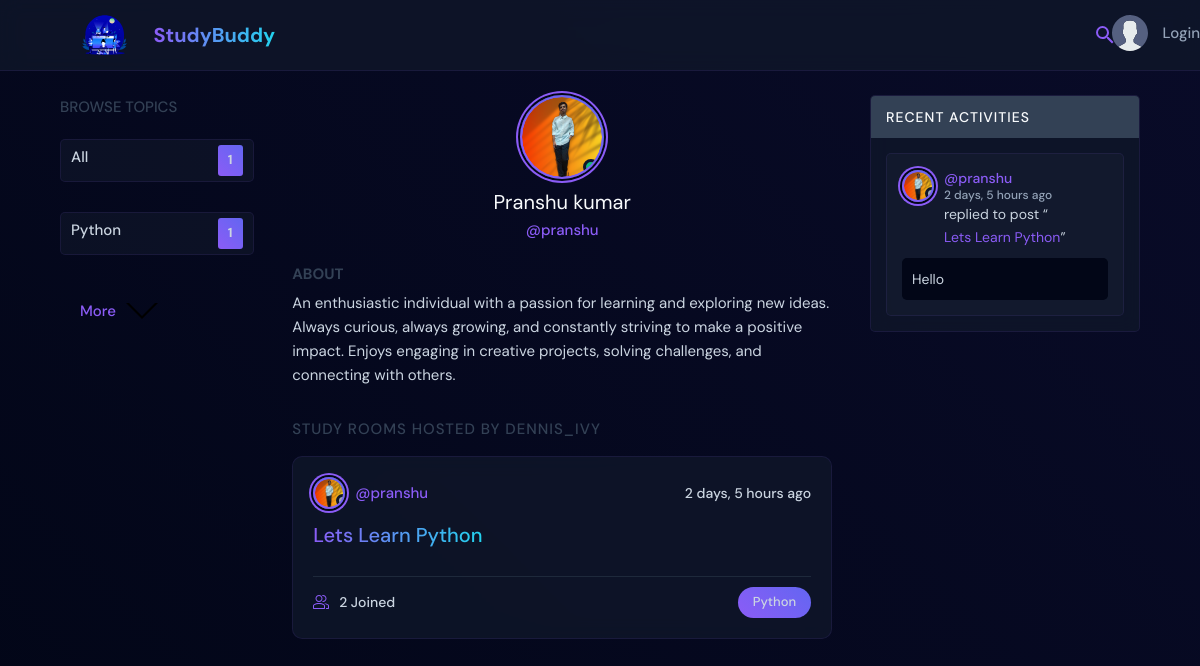
Page /profile/1/ on the earlier database version.
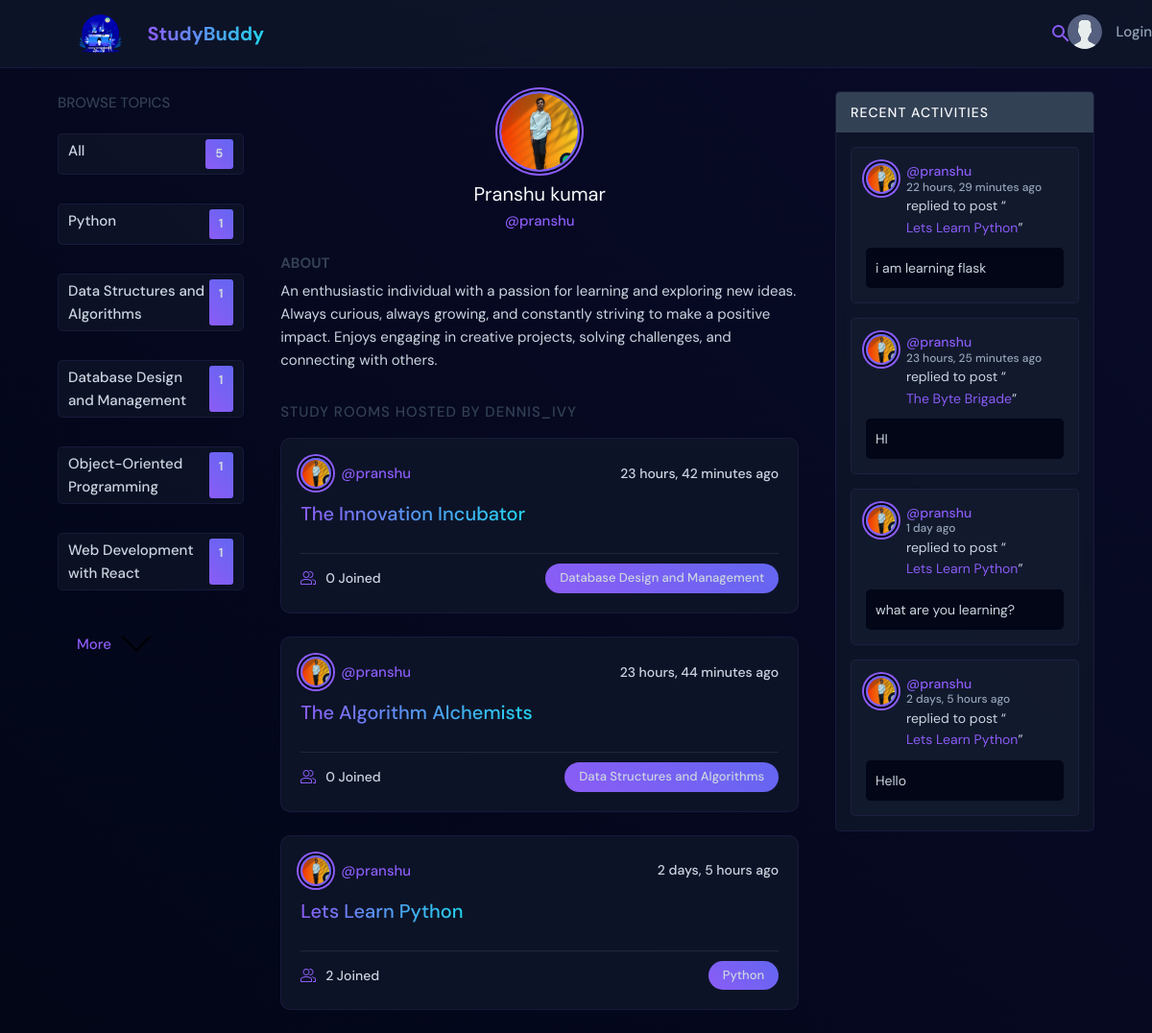
Same page on the later database version.
### base/models.py (models this page shows, shortened)
class Topic(models.Model):
    name = models.CharField(max_length=200)

class User(AbstractUser):
    name = models.CharField(max_length=200, null=True)
    email = models.EmailField(unique=True, null=True)
    bio = models.TextField(null=True)
    avatar = models.ImageField(null=True, default="avatar.svg")
    USERNAME_FIELD = 'email'
    REQUIRED_FIELDS = []

class Room(models.Model):
    host = models.ForeignKey(User, on_delete=models.SET_NULL, null=True)
    topic = models.ForeignKey(Topic, on_delete=models.SET_NULL, null=True)
    name = models.CharField(max_length=200)
    description = models.TextField(null=True, blank=True)
    participants = models.ManyToManyField(
        User, related_name='participants', blank=True)
    updated = models.DateTimeField(auto_now=True)
    created = models.DateTimeField(auto_now_add=True)
    class Meta:
        ordering = ['-updated', '-created']
    def __str__(self):
        return self.name

class Message(models.Model):
    user = models.ForeignKey(User, on_delete=models.CASCADE)
    room = models.ForeignKey(Room, on_delete=models.CASCADE)
    body = models.TextField()
    updated = models.DateTimeField(auto_now=True)
    created = models.DateTimeField(auto_now_add=True)
    class Meta:
        ordering = ['-updated', '-created']

### base/views.py (the view)
# urls.py: path('profile/<str:pk>/', views.userProfile, name="user-profile"),
def userProfile(request, pk):
    user = User.objects.get(id=pk)
    rooms = user.room_set.all()
    room_messages = user.message_set.all()
    topics = Topic.objects.all()
    context = {'user': user, 'rooms': rooms,
               'room_messages': room_messages, 'topics': topics}
    return render(request, 'base/profile.html', context)

### base/templates/base/profile.html (shortened to what this page needs)
{% extends 'main.html' %}
{% block content %}
<main class="profile-page layout layout--3">
  <div class="container">
    {% include 'base/topics_component.html' %}
    <div class="roomList">
      <div class="profile">
        <div class="profile__avatar">
          <div class="avatar avatar--large active">
            <img src="{{user.avatar.url}}" />
          </div>
        </div>
        <div class="profile__info">
          <h3>{{user.name}}</h3>
          <p>@{{user.username}}</p>
        </div>
        <div class="profile__about">
          <h3>About</h3>
          <p>
            {{user.bio}}
          </p>
        </div>
      </div>
      <div class="roomList__header">
        <div>
          <h2>Study Rooms Hosted by dennis_ivy</a>
          </h2>
        </div>
      </div>
      {% include 'base/feed_component.html' %}
    </div>
    {% include 'base/activity_component.html' %}
  </div>
</main>
{% endblock content %}

### templates/main.html (shortened to what this page needs)
<!DOCTYPE html>
{% load static %}
<html lang="en">
<head>
    <link rel="stylesheet" href="{% static 'styles/style.css' %}" />
    <link rel="stylesheet" href="https://cdnjs.cloudflare.com/ajax/libs/font-awesome/5.15.3/css/all.min.css">
</head>
<body>
    {% include 'navbar.html' %}
    {% block content %}
    {% endblock %}
</body>
</html>

### templates/navbar.html (shortened to what this page needs)
{% load static %}
<header class="header header--loggedIn">
    <div class="container">
        <a href="{% url 'home' %}" class="header__logo">
            <img src="{% static 'images/logo.svg' %}" />
            <h1>StudyBuddy</h1>
        </a>
        <form class="animated-search" method="GET" action="{% url 'home' %}">
            <div class="search-container">
            </div>
        </form>
        <nav class="header__menu">
            {% if request.user.is_authenticated %}
            <div class="header__user">
                <a href="{% url 'update-user' %}">
                    <div class="avatar avatar--medium active">
                        <img src="{{request.user.avatar.url}}" />
                    </div>
                    <p>{{request.user.username}} <span>@{{request.user.username}}</span></p>
                </a>
                <button class="dropdown-button">
                    <svg version="1.1" xmlns="http://www.w3.org/2000/svg" width="32" height="32" viewBox="0 0 32 32">
                        <title>chevron-down</title>
                        <path d="M16 21l-13-13h-3l16 16 16-16h-3l-13 13z"></path>
                    </svg>
                </button>
            </div>
            {% else %}
            <a href="{% url 'login' %}">
                <img src="{% static 'images/avatar.svg' %}" />
                <p>Login</p>
            </a>
            {% endif %}
        </nav>
    </div>
</header>

### base/templates/base/topics_component.html
<div class="topics">
    <div class="topics__header">
        <h2>Browse Topics</h2>
    </div>
    <ul class="topics__list">
        <li>
            <a href="{% url 'home' %}" class="active">All <span>{{topics.count}}</span></a>
        </li>
        {% for topic in topics %}
        <li>
            <a href="{% url 'home' %}?q={{topic.name}}">{{topic.name}}<span>{{topic.room_set.all.count}}</span></a>
        </li>
        {% endfor %}
    </ul>
    <a class="btn btn--link" href="{% url 'topics' %}">
        More
        <svg version="1.1" xmlns="http://www.w3.org/2000/svg" width="32" height="32" viewBox="0 0 32 32">
            <title>chevron-down</title>
            <path d="M16 21l-13-13h-3l16 16 16-16h-3l-13 13z"></path>
        </svg>
    </a>
</div>

### base/templates/base/feed_component.html (shortened to what this page needs)
{% for room in rooms %}
<div class="roomListRoom">
    <div class="roomListRoom__header">
        <a href="{% url 'user-profile' room.host.id %}" class="roomListRoom__author">
            <div class="avatar avatar--small">
                <img src="{{room.host.avatar.url}}" />
            </div>
            <span>@{{room.host.username}}</span>
        </a>
        <div class="roomListRoom__actions">
            <span>{{room.created|timesince}} ago</span>
        </div>
    </div>
    <div class="roomListRoom__content">
        <a href="{% url 'room' room.id %}">{{room.name}}</a>
    </div>
    <div class="roomListRoom__meta">
        <a href="{% url 'room' room.id %}" class="roomListRoom__joined">
            {{room.participants.all.count}} Joined
        </a>
        <p class="roomListRoom__topic">{{room.topic.name}}</p>
    </div>
</div>
{% endfor %}

### base/templates/base/activity_component.html (shortened to what this page needs)
<div class="activities">
    <div class="activities__header">
        <h2>Recent Activities</h2>
    </div>
    {% for message in room_messages %}
    <div class="activities__box">
        <div class="activities__boxHeader roomListRoom__header">
            <a href="{% url 'user-profile' message.user.id %}" class="roomListRoom__author">
                <div class="avatar avatar--small">
                    <img src="{{message.user.avatar.url}}" />
                </div>
                <p>
                    @{{message.user.username}}
                    <span>{{message.created|timesince}} ago</span>
                </p>
            </a>
        </div>
        <div class="activities__boxContent">
            <p>replied to post “<a href="{% url 'room' message.room.id %}">{{message.room}}</a>”</p>
            <div class="activities__boxRoomContent">{{message.body}}</div>
        </div>
    </div>
    {% endfor %}
</div>

Differences in the rows shown:
added Topic: name "Data Structures and Algorithms", room_set.all.count "1"
added Topic: name "Database Design and Management", room_set.all.count "1"
added Topic: name "Object-Oriented Programming", room_set.all.count "1"
added Topic: name "Web Development with React", room_set.all.count "1"
added Room: host.avatar (picture), host.username "pranshu", created "23 hours, 42 minutes", name "The Innovation Incubator", participants.all.count "0", topic.name "Database Design and Management"
added Room: host.avatar (picture), host.username "pranshu", created "23 hours, 44 minutes", name "The Algorithm Alchemists", participants.all.count "0", topic.name "Data Structures and Algorithms"
added Message: user.avatar (picture), user.username "pranshu", created "22 hours, 29 minutes", room "Lets Learn Python", body "i am learning flask"
added Message: user.avatar (picture), user.username "pranshu", created "23 hours, 25 minutes", room "The Byte Brigade", body "HI"
added Message: user.avatar (picture), user.username "pranshu", created "1 day", room "Lets Learn Python", body "what are you learning?"
Other differences:
{{ topics.count }}: "1" → "5"
